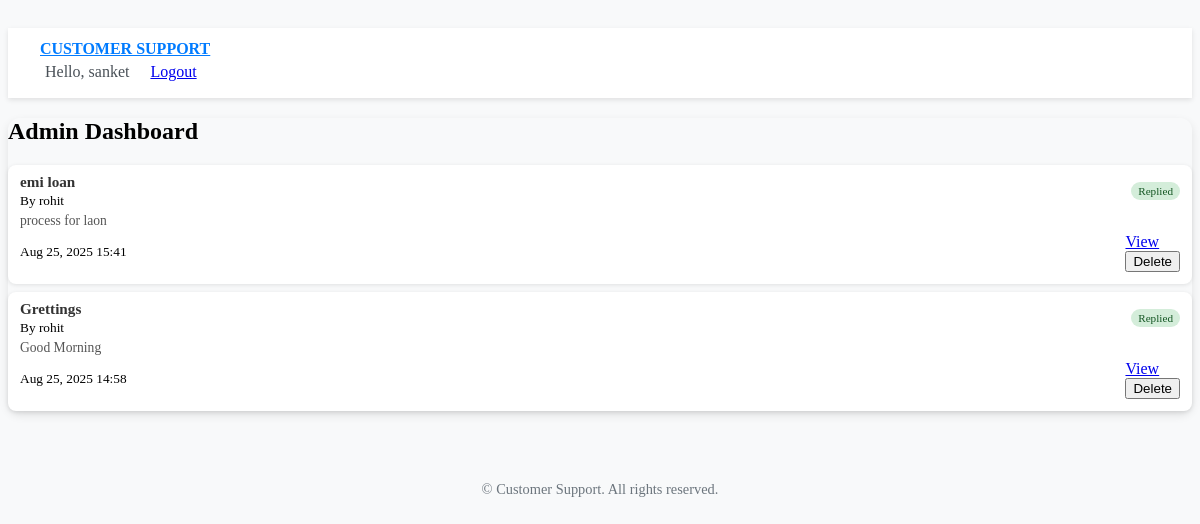
The app's page /admin-dashboard/ (signed in) with its own data.
### support/models.py (models this page shows, shortened)
class Ticket(models.Model):
    STATUS_CHOICES = [
        ('pending', 'Pending'),
        ('replied', 'Replied'),
        ('closed', 'Closed'),
    ]
    customer = models.ForeignKey(User, on_delete=models.CASCADE, related_name='tickets')
    subject = models.CharField(max_length=200)
    message = models.TextField()
    category = models.ForeignKey(Category, on_delete=models.SET_NULL, null=True, blank=True)
    status = models.CharField(max_length=20, choices=STATUS_CHOICES, default='pending')
    created_at = models.DateTimeField(default=timezone.now)
    updated_at = models.DateTimeField(auto_now=True)

### support/views.py (the view, shortened to what this page needs)
# urls.py: path('admin-dashboard/', views.admin_dashboard, name='admin_dashboard'),
@login_required
def admin_dashboard(request):
    if not request.user.is_staff:
        messages.error(request, 'Access denied. Admin privileges required.')
        return redirect('customer_dashboard')
    tickets = Ticket.objects.all().order_by('-created_at')
    from .forms import ReplyForm
    form = ReplyForm()
    return render(request, 'support/admin_dashboard.html', {
        'tickets': tickets,
        'form': form
    })

### support/templates/support/admin_dashboard.html (shortened to what this page needs)
{% extends 'support/base.html' %}
{% load static %}
{% block content %}
<h2 class="mb-3 fw-bold">Admin Dashboard</h2>
<div class="ticket-feed">
  {% for ticket in tickets %}
    <div class="ticket-card">
      <div class="card-header-row">
        <div>
          <h6 class="ticket-title">{{ ticket.subject }}</h6>
          <small class="text-muted">By {{ ticket.customer.username }}</small>
        </div>
        <span class="badge {% if ticket.status == 'pending' %}badge-warning
                            {% elif ticket.status == 'replied' %}badge-success
                            {% else %}badge-secondary{% endif %}">
          {{ ticket.get_status_display }}
        </span>
      </div>
      <p class="ticket-message">{{ ticket.message|truncatewords:15 }}</p>
      <div class="card-footer-row">
        <small class="text-muted">{{ ticket.created_at|date:"M d, Y H:i" }}</small>
        <div>
          <a href="{% url 'ticket_detail' ticket.id %}" class="btn btn-sm btn-outline-primary">View</a>
          <form method="post" action="{% url 'delete_ticket' ticket.id %}" class="d-inline">
            <button type="submit" class="btn btn-sm btn-outline-danger"
                    onclick="return confirm('Are you sure you want to delete this ticket?');">
              Delete
            </button>
          </form>
        </div>
      </div>
    </div>
  {% empty %}
    <p class="text-muted text-center">No tickets available</p>
  {% endfor %}
</div>
{% endblock %}

### support/templates/support/base.html (shortened to what this page needs)
{% load static %}
<!DOCTYPE html>
<html lang="en">
<head>
    <link href="{% static 'css/bootstrap.min.css' %}" rel="stylesheet">
</head>
<body>
<nav class="navbar navbar-expand-lg">
    <div class="container">
        <a class="navbar-brand me-auto" href="{% if user.is_authenticated %}{% if user.is_staff %}{% url 'admin_dashboard' %}{% else %}{% url 'customer_dashboard' %}{% endif %}{% else %}{% url 'login' %}{% endif %}">
            CUSTOMER SUPPORT
        </a>
        <div class="nav-user ms-auto">
            {% if user.is_authenticated %}
                <span class="welcome-text">Hello, {{ user.username }}</span>
                <a class="btn btn-outline-primary btn-sm" href="{% url 'logout' %}">Logout</a>
            {% else %}
                <a class="btn btn-outline-primary btn-sm" href="{% url 'login' %}">Login</a>
                <a class="btn btn-primary btn-sm" href="{% url 'register' %}">Register</a>
            {% endif %}
        </div>
    </div>
</nav>
<div class="container mt-5">
    <div class="card p-4 mb-4">
        {% block content %}{% endblock %}
    </div>
</div>
<footer>
    &copy; {{ now.year }} Customer Support. All rights reserved.
</footer>
</body>
</html>

### support/templates/support/base.html (style rules this page uses)
body { background-color: #f8f9fa; }
.navbar { background-color: #ffffff; box-shadow: 0 2px 5px rgba(0,0,0,0.1); padding: 0.75rem 2rem; }
.navbar-brand { font-weight: bold; color: #007bff !important; margin-bottom: 5px; }
.nav-user { display: flex; align-items: center; gap: 1rem; }
.welcome-text { font-weight: 500; color: #495057; margin:5px; }
.card { border-radius: 0.75rem; box-shadow: 0 4px 10px rgba(0,0,0,0.1); }
footer { margin-top: 50px; padding: 20px 0; text-align: center; color: #6c757d; font-size: 0.9rem; }

### support/templates/support/admin_dashboard.html (style rules this page uses)
.ticket-feed { display: flex; flex-direction: column; gap: 8px; }
.ticket-card { background: #fff; border-radius: 8px; padding: 8px 12px; box-shadow: 0 1px 4px rgba(0,0,0,0.1); }
.card-header-row, .card-footer-row { display: flex; justify-content: space-between; align-items: center; margin-bottom: 4px; }
.ticket-title { margin: 0; font-size: 0.95rem; font-weight: 600; color: #333; }
.ticket-message { font-size: 0.85rem; color: #555; margin: 4px 0; }
.badge { font-size: 0.7rem; padding: 3px 7px; border-radius: 12px; }
.badge-success { background: #d4edda; color: #155724; }

### records on screen
Ticket: subject "emi loan", customer.username "rohit", status "Replied", message "process for laon", created_at "Aug 25, 2025 15:41"
Ticket: subject "Grettings", customer.username "rohit", status "Replied", message "Good Morning", created_at "Aug 25, 2025 14:58"

### other values on screen
{{ user.username }} "sanket"
